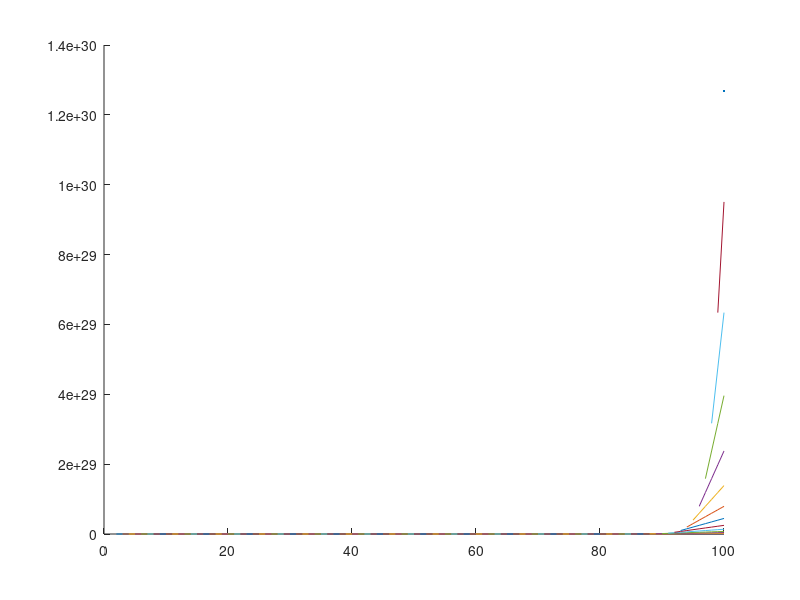

This figure's MATLAB source: (Note: a time limit stopped this script after it produced the figure.)
%This script compares the graph of the crtitical energy (energy for all the cells to stay alive) for different
%topologies as a function of their number of nodes 
% for each n=#of nodes we consider n-1 topologies depending on the value
% l=#of nodes in the linear part of the network
% I am considering the extended fork with linear part l and part after the
% splitting s.
%note n=l+s
%for example a line will have l=n-1,s=1 (the last node is considered as a fork
%with one path), and the star has l=1,s=n-1 (the pump is considered to be
%the linear part of the star)
%this way E(n,p,l)=c*(p^l+...+p+s)/p^l; therefore we have a general formula
%for a specific topology knowing the number of nodes its linearity and the
%atrition p;
close all
clear all
n=100;
p=0.1:0.1:1;
E=zeros(n,length(p),n-1);
for i=2:n
    for j=1:length(p)
        for l=1:i-1
            for k=1:l
                E(i,j,l)=E(i,j,l)+p(j)^k;
            end
            E(i,j,l)=(E(i,j,l)+i-l)/p(j)^l;
        end
    end
end
%now I am plotting on the same graph the critical energy corresponding to a
%specific p value for all the possible topology with up to n nodes
for j=1:length(p)
    figure(j)
    hold on
    for l=1:n-1
        plot(l+1:n,E(l+1:n,j,l));
    end
end
close all
%here I want to check what are the topology that require less energy than a
%specific one {n,p,l}; ii, jj, ll, here stand for the chosen values for #of
%nodes n, attrition p and linearity l
ii=100;
jj=9;
ll=1;
T=[];
for l=1:n-1
    for i=n:-1:2
        if E(ii,jj,ll)>E(i,jj,l) && E(i,jj,l)>0
            T=[T;i,l,l/(i-1)];
            break;
        end
    end
end
%each row of T contains the i and l values for a topology that has a lower
%critical energy than the selected one
%note that for each value of l we keep only the one with the highest number
%of nodes
    
